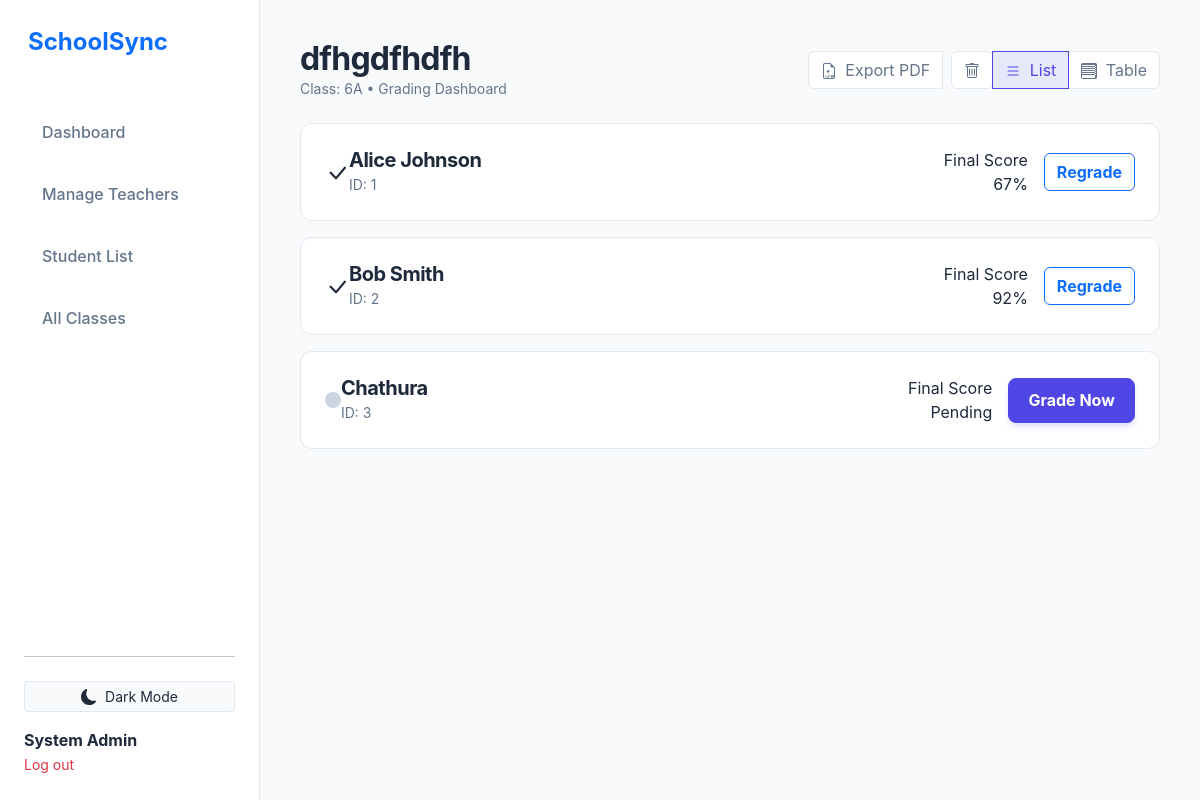
Page /grading_dashboard.php?assignment_id=1 (signed in) on the committed database.
### tables this page shows
CREATE TABLE `assignments` (
  `id` int(11) NOT NULL,
  `class_id` int(11) NOT NULL,
  `title` varchar(255) NOT NULL,
  `created_at` timestamp NOT NULL DEFAULT current_timestamp(),
  `module_id` int(11) DEFAULT NULL
);

CREATE TABLE `teacher_classes` (
  `id` int(11) NOT NULL,
  `teacher_id` int(11) NOT NULL,
  `class_name` varchar(100) NOT NULL,
  `created_at` timestamp NOT NULL DEFAULT current_timestamp()
);

CREATE TABLE `marks` (
  `id` int(11) NOT NULL,
  `assignment_id` int(11) NOT NULL,
  `student_id` int(11) NOT NULL,
  `final_percentage` decimal(5,2) NOT NULL,
  `graded_at` timestamp NOT NULL DEFAULT current_timestamp()
);

CREATE TABLE `students` (
  `id` int(11) NOT NULL,
  `name` varchar(100) NOT NULL,
  `grade` int(11) NOT NULL,
  `class_letter` char(1) NOT NULL
);

### grading_dashboard.php (the view, shortened to what this page needs)
<?php
require 'db.php';
include 'header.php';
$assign_id = $_GET['assignment_id'];
$stmt = $pdo->prepare("SELECT a.*, c.class_name, c.id as class_id FROM assignments a JOIN teacher_classes c ON a.class_id = c.id WHERE a.id = ?");
$stmt->execute([$assign_id]);
$assignment = $stmt->fetch();
$sql = "SELECT s.id as student_id, s.name, m.final_percentage, m.id as mark_id
        FROM students s
        JOIN class_enrollments ce ON s.id = ce.student_id
        LEFT JOIN marks m ON s.id = m.student_id AND m.assignment_id = ?
        WHERE ce.class_id = ?
        ORDER BY s.name ASC";
$stmt = $pdo->prepare($sql);
$stmt->execute([$assign_id, $assignment['class_id']]);
$students = $stmt->fetchAll();
?>
<div class="d-flex flex-column flex-md-row justify-content-between align-items-center mb-4">
    <div>
        <h2 class="fw-bold mb-0"><?php echo htmlspecialchars($assignment['title']); ?></h2>
        <p class="text-muted small mb-0">Class: <?php echo htmlspecialchars($assignment['class_name']); ?> • Grading Dashboard</p>
    </div>
    <div class="view-toggler btn-group mt-3 mt-md-0" role="group">
    <a href="actions/report_pdf.php?assignment_id=<?php echo $assign_id; ?>" target="_blank" class="btn btn-outline-danger ms-2">
        Export PDF
    </a>
    <form action="actions/delete_assignment.php" method="POST" class="d-inline ms-2" onsubmit="return confirm('Are you sure you want to delete this assignment permanently?');">
        <button type="submit" class="btn btn-outline-secondary" title="Delete Assignment">
        </button>
    </form>
        <button type="button" class="btn btn-white active" id="btn-list-view" onclick="switchView('list')">
            <svg class="me-1" width="16" height="16" fill="currentColor" viewBox="0 0 16 16"><path fill-rule="evenodd" d="M2.5 12a.5.5 0 0 1 .5-.5h10a.5.5 0 0 1 0 1H3a.5.5 0 0 1-.5-.5zm0-4a.5.5 0 0 1 .5-.5h10a.5.5 0 0 1 0 1H3a.5.5 0 0 1-.5-.5zm0-4a.5.5 0 0 1 .5-.5h10a.5.5 0 0 1 0 1H3a.5.5 0 0 1-.5-.5z"/></svg>
            List
        </button>
        <button type="button" class="btn btn-white" id="btn-table-view" onclick="switchView('table')">
            Table
        </button>
    </div>
</div>
<div id="view-list">
    <?php foreach($students as $s):
        $isGraded = !is_null($s['final_percentage']);
    ?>
    <div class="student-list-card">
        <div class="d-flex align-items-center">
            <div class="status-icon <?php echo $isGraded ? 'status-success' : 'status-pending'; ?>">
                <?php if($isGraded): ?>
                    <svg width="24" height="24" fill="currentColor" viewBox="0 0 16 16"><path d="M12.736 3.97a.733.733 0 0 1 1.047 0c.286.289.29.756.01 1.05L7.88 12.01a.733.733 0 0 1-1.065.02L3.217 8.384a.757.757 0 0 1 0-1.06.733.733 0 0 1 1.047 0l3.052 3.093 5.4-6.425a.247.247 0 0 1 .02-.022Z"/></svg>
                <?php else: ?>
                    <div style="width:16px; height:16px; background:#cbd5e1; border-radius:50%;"></div>
                <?php endif; ?>
            </div>
            <div>
                <h5 class="fw-bold mb-0"><?php echo htmlspecialchars($s['name']); ?></h5>
                <small class="text-muted">ID: <?php echo $s['student_id']; ?></small>
            </div>
        </div>
        <div class="d-flex align-items-center">
            <div class="text-end me-3 d-none d-sm-block">
                <div class="final-score-lbl">Final Score</div>
                <div class="final-score-val <?php echo $isGraded ? '' : 'pending'; ?>">
                    <?php echo $isGraded ? round($s['final_percentage']) . '%' : 'Pending'; ?>
                </div>
            </div>
            <button class="btn <?php echo $isGraded ? 'btn-outline-primary' : 'btn-primary'; ?> fw-bold"
                    onclick="gradeStudentFromList(<?php echo $s['student_id']; ?>)">
                <?php echo $isGraded ? 'Regrade' : 'Grade Now'; ?>
            </button>
        </div>
    </div>
    <?php endforeach; ?>
</div>
<?php include 'footer.php'; ?>

### style.css (style rules this page uses)
:root { --primary: #4F46E5; --primary-hover: #4338CA; --secondary: #64748B; --bg-body: #F8FAFC; --bg-card: #FFFFFF; --bg-sidebar: #FFFFFF; --text-main: #1E293B; --text-muted: #64748B; --text-light: #94A3B8; --border-color: #E2E8F0; --shadow-sm: 0 1px 2px 0 rgb(0 0 0 / 0.05); --shadow-md: 0 4px 6px -1px rgb(0 0 0 / 0.1), 0 2px 4px -2px rgb(0 0 0 / 0.1); --shadow-lg: 0 10px 15px -3px rgb(0 0 0 / 0.1), 0 4px 6px -4px rgb(0 0 0 / 0.1); --sidebar-width: 260px; --radius-lg: 16px; --radius-md: 12px; }
h1, h2, h3, h4, h5, h6 { color: var(--text-main); font-weight: 700; letter-spacing: -0.025em; }
.text-muted { color: var(--text-muted) !important; }
.btn-primary { background-color: var(--primary); border-color: var(--primary); border-radius: 8px; padding: 0.6rem 1.2rem; font-weight: 600; box-shadow: 0 4px 6px -1px rgba(79, 70, 229, 0.2); transition: all 0.2s; }
.view-toggler .btn { border: 1px solid var(--border-color); color: var(--text-muted); background: var(--bg-card); }
.view-toggler .btn.active { background-color: rgba(79, 70, 229, 0.1); color: var(--primary); border-color: var(--primary); }
.student-list-card { background: var(--bg-card); border: 1px solid var(--border-color); border-radius: var(--radius-md); color: var(--text-main); padding: 1.5rem; margin-bottom: 1rem; display: flex; align-items: center; justify-content: space-between; }

### rows in the picture
assignments: title "dfhgdfhdfh", class.class_name "6A"
marks: student.name "Alice Johnson", student "1", final_percentage "67", shows "Regrade"
marks: student.name "Bob Smith", student "2", final_percentage "92", shows "Regrade"
students: name "Chathura", id "3", shows "Pending", shows "Grade Now"

### other values in the picture
$_SESSION['full_name'] "System Admin"
